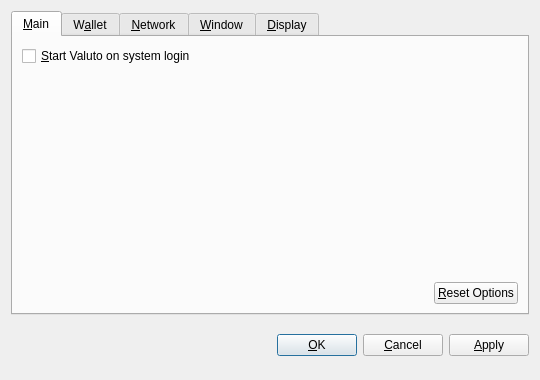
<?xml version="1.0" encoding="UTF-8"?>
<ui version="4.0">
 <class>OptionsDialog</class>
 <widget class="QDialog" name="OptionsDialog">
  <property name="geometry">
   <rect>
    <x>0</x>
    <y>0</y>
    <width>540</width>
    <height>380</height>
   </rect>
  </property>
  <property name="windowTitle">
   <string>Options</string>
  </property>
  <property name="modal">
   <bool>true</bool>
  </property>
  <layout class="QVBoxLayout" name="verticalLayout">
   <item>
    <widget class="QTabWidget" name="tabWidget">
     <property name="tabPosition">
      <enum>QTabWidget::North</enum>
     </property>
     <property name="currentIndex">
      <number>0</number>
     </property>
     <widget class="QWidget" name="tabMain">
      <attribute name="title">
       <string>&amp;Main</string>
      </attribute>
      <layout class="QVBoxLayout" name="verticalLayout_Main">
       <item>
        <widget class="QCheckBox" name="bitcoinAtStartup">
         <property name="toolTip">
          <string>Automatically start Valuto after logging in to the system.</string>
         </property>
         <property name="text">
          <string>&amp;Start Valuto on system login</string>
         </property>
        </widget>
       </item>
       <item>
        <spacer name="verticalSpacer_Main">
         <property name="orientation">
          <enum>Qt::Vertical</enum>
         </property>
         <property name="sizeHint" stdset="0">
          <size>
           <width>20</width>
           <height>40</height>
          </size>
         </property>
        </spacer>
       </item>
       <item>
        <layout class="QHBoxLayout" name="horizontalLayout_2_Main">
         <item>
          <spacer name="horizontalSpacer_2_Main">
           <property name="orientation">
            <enum>Qt::Horizontal</enum>
           </property>
           <property name="sizeHint" stdset="0">
            <size>
             <width>40</width>
             <height>20</height>
            </size>
           </property>
          </spacer>
         </item>
         <item>
          <widget class="QPushButton" name="resetButton">
           <property name="toolTip">
            <string>Reset all client options to default.</string>
           </property>
           <property name="text">
            <string>&amp;Reset Options</string>
           </property>
           <property name="autoDefault">
            <bool>false</bool>
           </property>
          </widget>
         </item>
        </layout>
       </item>
      </layout>
     </widget>
     <widget class="QWidget" name="tabWallet">
      <attribute name="title">
       <string>W&amp;allet</string>
      </attribute>
      <layout class="QVBoxLayout" name="verticalLayout_Network">
       <item>
        <widget class="QLabel" name="transactionFeeInfoLabel">
         <property name="text">
          <string>Optional transaction fee per kB that helps make sure your transactions are processed quickly. Most transactions are 1 kB.</string>
         </property>
         <property name="textFormat">
          <enum>Qt::PlainText</enum>
         </property>
         <property name="wordWrap">
          <bool>true</bool>
         </property>
        </widget>
       </item>
       <item>
        <layout class="QHBoxLayout" name="horizontalLayout_1_Main">
         <item>
          <widget class="QLabel" name="transactionFeeLabel">
           <property name="text">
            <string>Pay transaction &amp;fee</string>
           </property>
           <property name="textFormat">
            <enum>Qt::PlainText</enum>
           </property>
           <property name="buddy">
            <cstring>transactionFee</cstring>
           </property>
          </widget>
         </item>
         <item>
          <widget class="BitcoinAmountField" name="transactionFee"/>
         </item>
         <item>
          <spacer name="horizontalSpacer_1_Main">
           <property name="orientation">
            <enum>Qt::Horizontal</enum>
           </property>
           <property name="sizeHint" stdset="0">
            <size>
             <width>40</width>
             <height>20</height>
            </size>
           </property>
          </spacer>
         </item>
        </layout>
       </item>
       <item>
        <widget class="QLabel" name="label">
         <property name="text">
          <string>If you disable the spending of unconfirmed change, the change from a transaction cannot be used until that transaction has at least one confirmation. This also affects how your balance is computed.</string>
         </property>
         <property name="wordWrap">
          <bool>true</bool>
         </property>
        </widget>
       </item>
       <item>
        <widget class="QCheckBox" name="spendZeroConfChange">
         <property name="text">
          <string>Spend unconfirmed change  (experts only)</string>
         </property>
        </widget>
       </item>
       <item>
        <spacer name="verticalSpacer">
         <property name="orientation">
          <enum>Qt::Vertical</enum>
         </property>
         <property name="sizeHint" stdset="0">
          <size>
           <width>20</width>
           <height>40</height>
          </size>
         </property>
        </spacer>
       </item>
      </layout>
     </widget>
     <widget class="QWidget" name="tabNetwork">
      <attribute name="title">
       <string>&amp;Network</string>
      </attribute>
      <layout class="QVBoxLayout" name="verticalLayout_Network">
       <item>
        <widget class="QCheckBox" name="mapPortUpnp">
         <property name="toolTip">
          <string>Automatically open the Valuto client port on the router. This only works when your router supports UPnP and it is enabled.</string>
         </property>
         <property name="text">
          <string>Map port using &amp;UPnP</string>
         </property>
        </widget>
       </item>
       <item>
        <widget class="QCheckBox" name="connectSocks">
         <property name="toolTip">
          <string>Connect to the Valuto network through a SOCKS proxy (e.g. when connecting through Tor).</string>
         </property>
         <property name="text">
          <string>&amp;Connect through SOCKS proxy:</string>
         </property>
        </widget>
       </item>
       <item>
        <layout class="QHBoxLayout" name="horizontalLayout_Network">
         <item>
          <widget class="QLabel" name="proxyIpLabel">
           <property name="text">
            <string>Proxy &amp;IP:</string>
           </property>
           <property name="textFormat">
            <enum>Qt::PlainText</enum>
           </property>
           <property name="buddy">
            <cstring>proxyIp</cstring>
           </property>
          </widget>
         </item>
         <item>
          <widget class="QValidatedLineEdit" name="proxyIp">
           <property name="maximumSize">
            <size>
             <width>140</width>
             <height>16777215</height>
            </size>
           </property>
           <property name="toolTip">
            <string>IP address of the proxy (e.g. 127.0.0.1)</string>
           </property>
          </widget>
         </item>
         <item>
          <widget class="QLabel" name="proxyPortLabel">
           <property name="text">
            <string>&amp;Port:</string>
           </property>
           <property name="textFormat">
            <enum>Qt::PlainText</enum>
           </property>
           <property name="buddy">
            <cstring>proxyPort</cstring>
           </property>
          </widget>
         </item>
         <item>
          <widget class="QLineEdit" name="proxyPort">
           <property name="maximumSize">
            <size>
             <width>55</width>
             <height>16777215</height>
            </size>
           </property>
           <property name="toolTip">
            <string>Port of the proxy (e.g. 9050)</string>
           </property>
          </widget>
         </item>
         <item>
          <widget class="QLabel" name="socksVersionLabel">
           <property name="text">
            <string>SOCKS &amp;Version:</string>
           </property>
           <property name="textFormat">
            <enum>Qt::PlainText</enum>
           </property>
           <property name="buddy">
            <cstring>socksVersion</cstring>
           </property>
          </widget>
         </item>
         <item>
          <widget class="QValueComboBox" name="socksVersion">
           <property name="toolTip">
            <string>SOCKS version of the proxy (e.g. 5)</string>
           </property>
          </widget>
         </item>
         <item>
          <spacer name="horizontalSpacer_Network">
           <property name="orientation">
            <enum>Qt::Horizontal</enum>
           </property>
           <property name="sizeHint" stdset="0">
            <size>
             <width>40</width>
             <height>20</height>
            </size>
           </property>
          </spacer>
         </item>
        </layout>
       </item>
       <item>
        <spacer name="verticalSpacer_Network">
         <property name="orientation">
          <enum>Qt::Vertical</enum>
         </property>
         <property name="sizeHint" stdset="0">
          <size>
           <width>20</width>
           <height>40</height>
          </size>
         </property>
        </spacer>
       </item>
      </layout>
     </widget>
     <widget class="QWidget" name="tabWindow">
      <attribute name="title">
       <string>&amp;Window</string>
      </attribute>
      <layout class="QVBoxLayout" name="verticalLayout_Window">
       <item>
        <widget class="QCheckBox" name="minimizeToTray">
         <property name="toolTip">
          <string>Show only a tray icon after minimizing the window.</string>
         </property>
         <property name="text">
          <string>&amp;Minimize to the tray instead of the taskbar</string>
         </property>
        </widget>
       </item>
       <item>
        <widget class="QCheckBox" name="minimizeOnClose">
         <property name="toolTip">
          <string>Minimize instead of exit the application when the window is closed. When this option is enabled, the application will be closed only after selecting Quit in the menu.</string>
         </property>
         <property name="text">
          <string>M&amp;inimize on close</string>
         </property>
        </widget>
       </item>
       <item>
        <spacer name="verticalSpacer_Window">
         <property name="orientation">
          <enum>Qt::Vertical</enum>
         </property>
         <property name="sizeHint" stdset="0">
          <size>
           <width>20</width>
           <height>40</height>
          </size>
         </property>
        </spacer>
       </item>
      </layout>
     </widget>
     <widget class="QWidget" name="tabDisplay">
      <attribute name="title">
       <string>&amp;Display</string>
      </attribute>
      <layout class="QVBoxLayout" name="verticalLayout_Display">
       <item>
        <layout class="QHBoxLayout" name="horizontalLayout_1_Display">
         <item>
          <widget class="QLabel" name="langLabel">
           <property name="text">
            <string>User Interface &amp;language:</string>
           </property>
           <property name="textFormat">
            <enum>Qt::PlainText</enum>
           </property>
           <property name="buddy">
            <cstring>lang</cstring>
           </property>
          </widget>
         </item>
         <item>
          <widget class="QValueComboBox" name="lang">
           <property name="toolTip">
            <string>The user interface language can be set here. This setting will take effect after restarting Valuto.</string>
           </property>
          </widget>
         </item>
        </layout>
       </item>
       <item>
        <layout class="QHBoxLayout" name="horizontalLayout_2_Display">
         <item>
          <widget class="QLabel" name="unitLabel">
           <property name="text">
            <string>&amp;Unit to show amounts in:</string>
           </property>
           <property name="textFormat">
            <enum>Qt::PlainText</enum>
           </property>
           <property name="buddy">
            <cstring>unit</cstring>
           </property>
          </widget>
         </item>
         <item>
          <widget class="QValueComboBox" name="unit">
           <property name="toolTip">
            <string>Choose the default subdivision unit to show in the interface and when sending coins.</string>
           </property>
          </widget>
         </item>
        </layout>
       </item>
       <item>
        <widget class="QCheckBox" name="displayAddresses">
         <property name="toolTip">
          <string>Whether to show Valuto addresses in the transaction list or not.</string>
         </property>
         <property name="text">
          <string>&amp;Display addresses in transaction list</string>
         </property>
        </widget>
       </item>
       <item>
        <widget class="QCheckBox" name="coinControlFeatures">
         <property name="toolTip">
          <string>Whether to show coin control features or not.</string>
         </property>
         <property name="text">
          <string>Display coin &amp;control features (experts only!)</string>
         </property>
        </widget>
       </item>
       <item>
        <spacer name="verticalSpacer_Display">
         <property name="orientation">
          <enum>Qt::Vertical</enum>
         </property>
         <property name="sizeHint" stdset="0">
          <size>
           <width>20</width>
           <height>40</height>
          </size>
         </property>
        </spacer>
       </item>
      </layout>
     </widget>
    </widget>
   </item>
   <item>
    <layout class="QHBoxLayout" name="horizontalLayout_Buttons">
     <item>
      <spacer name="horizontalSpacer_1">
       <property name="orientation">
        <enum>Qt::Horizontal</enum>
       </property>
       <property name="sizeHint" stdset="0">
        <size>
         <width>40</width>
         <height>48</height>
        </size>
       </property>
      </spacer>
     </item>
     <item>
      <widget class="QLabel" name="statusLabel">
       <property name="font">
        <font>
         <weight>75</weight>
         <bold>true</bold>
        </font>
       </property>
       <property name="text">
        <string/>
       </property>
       <property name="textFormat">
        <enum>Qt::PlainText</enum>
       </property>
       <property name="wordWrap">
        <bool>true</bool>
       </property>
      </widget>
     </item>
     <item>
      <spacer name="horizontalSpacer_2">
       <property name="orientation">
        <enum>Qt::Horizontal</enum>
       </property>
       <property name="sizeHint" stdset="0">
        <size>
         <width>40</width>
         <height>48</height>
        </size>
       </property>
      </spacer>
     </item>
     <item>
      <widget class="QPushButton" name="okButton">
       <property name="text">
        <string>&amp;OK</string>
       </property>
      </widget>
     </item>
     <item>
      <widget class="QPushButton" name="cancelButton">
       <property name="text">
        <string>&amp;Cancel</string>
       </property>
       <property name="autoDefault">
        <bool>false</bool>
       </property>
      </widget>
     </item>
     <item>
      <widget class="QPushButton" name="applyButton">
       <property name="text">
        <string>&amp;Apply</string>
       </property>
       <property name="autoDefault">
        <bool>false</bool>
       </property>
      </widget>
     </item>
    </layout>
   </item>
  </layout>
 </widget>
 <customwidgets>
  <customwidget>
   <class>BitcoinAmountField</class>
   <extends>QSpinBox</extends>
   <header>bitcoinamountfield.h</header>
  </customwidget>
  <customwidget>
   <class>QValueComboBox</class>
   <extends>QComboBox</extends>
   <header>qvaluecombobox.h</header>
  </customwidget>
  <customwidget>
   <class>QValidatedLineEdit</class>
   <extends>QLineEdit</extends>
   <header>qvalidatedlineedit.h</header>
  </customwidget>
 </customwidgets>
 <resources/>
 <connections/>
</ui>
